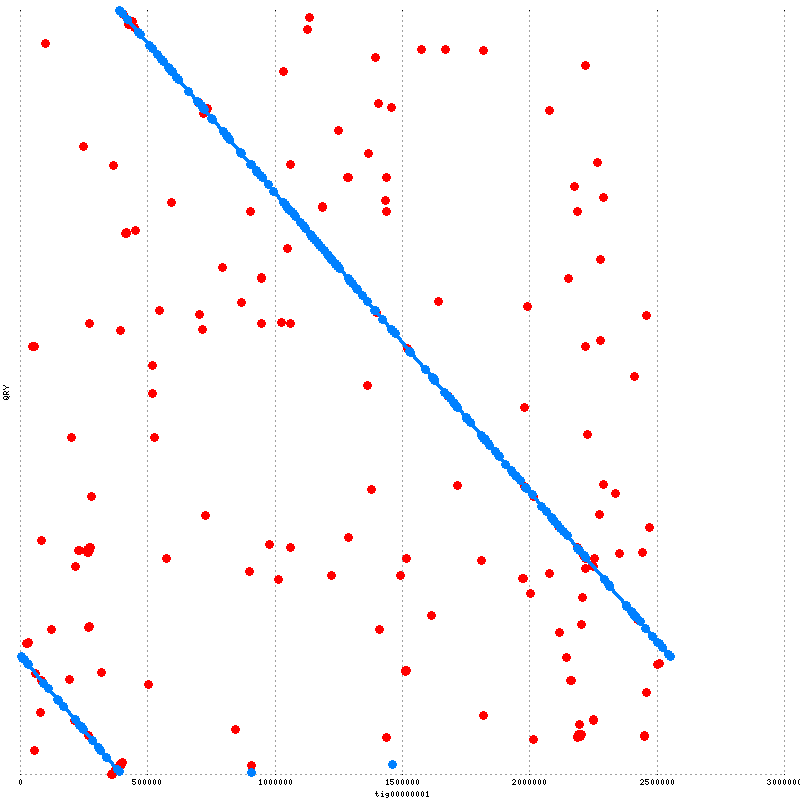

Write gnuplot code to recreate this figure.
set terminal png tiny size 800,800
set output "mummer.png"
set ytics ( \
 "" 0 \
)
set size 1,1
set grid
unset key
set border 0
set tics scale 0
set xlabel "tig00000001"
set ylabel "QRY"
set format "%.0f"
set mouse format "%.0f"
set mouse mouseformat "[%.0f, %.0f]"
set xrange [1:*]
set yrange [1:*]
set style line 1  lt 1 lw 3 pt 6 ps 1
set style line 2  lt 3 lw 3 pt 6 ps 1
set style line 3  lt 2 lw 3 pt 6 ps 1
plot \
 "mummer.fplot" title "FWD" w lp ls 1, \
 "mummer.rplot" title "REV" w lp ls 2
